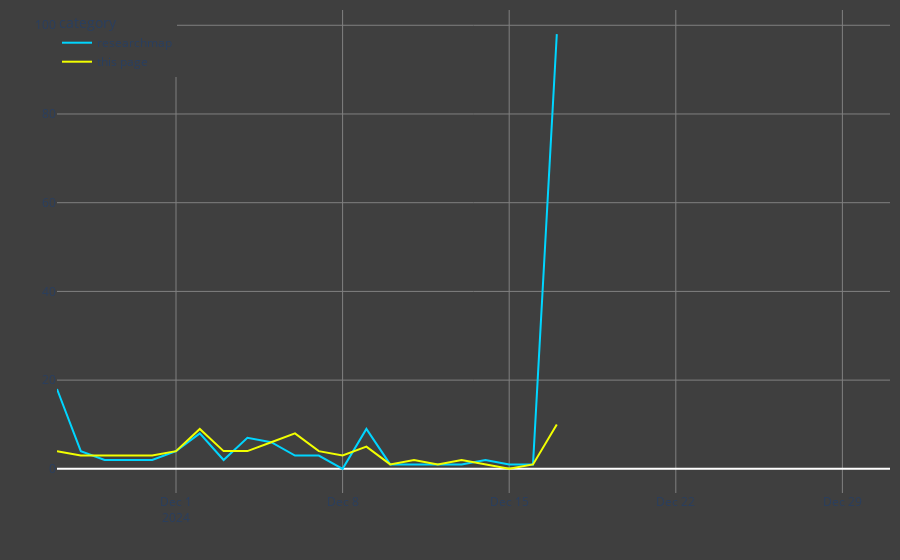

The notebook cell saved with this chart:
### Code cell
line = px.line(df, x='date', y='value', color = "category",
        color_discrete_map={'researchmap': '#00d5ff', 'this page': '#f2ff00'})
line.update_layout(margin=dict(l=10, r=10, t=10, b=10))
line.update_layout(
    legend=dict(
        x=0,  # x位置（0で左端）
        y=1,  # y位置（1で上端）
        traceorder='normal',  # 凡例アイテムの順番
        orientation='v'  # 縦方向で配置
    )
)
line.update_layout(
    yaxis=dict(
        showgrid=True,  # y軸の目盛り線を表示
        showticklabels=True,  # y軸の目盛りラベルを表示
    )
)
line.update_layout(
    plot_bgcolor="white",  # 描画領域の背景色を白
    paper_bgcolor="white",  # グラフ全体の背景色を白
    xaxis=dict(
        showgrid=True,  # 目盛り線を表示
        gridcolor="gray",  # x軸の目盛り線をグレーに設定
    ),
    yaxis=dict(
        showgrid=True,  # 目盛り線を表示
        gridcolor="gray",  # y軸の目盛り線をグレーに設定
    ),
    legend=dict(
        x=0,
        y=1,
        traceorder='normal',
        orientation='v'
    )
)

line.update_layout({"plot_bgcolor": "#3f3f3f",
                    "paper_bgcolor": "#3f3f3f"})

line.update_layout(
    xaxis_title='',  # x軸のラベルを空に
    yaxis_title=''   # y軸のラベルを空に
)

line

### Figure 1 — Plotly figure (JSON) as saved in the notebook; plotly's stock layout.template omitted (floating-point values rounded to 4 significant figures)
{"data": [{"hovertemplate": "category=researchmap<br>date=%{x}<br>value=%{y}<extra></extra>", "legendgroup": "researchmap", "line": {"color": "#00d5ff", "dash": "solid"}, "marker": {"symbol": "circle"}, "mode": "lines", "name": "researchmap", "orientation": "v", "showlegend": true, "type": "scatter", "x": ["2024-11-26T00:00:00", "2024-11-27T00:00:00", "2024-11-28T00:00:00", "2024-11-29T00:00:00", "2024-11-30T00:00:00", "2024-12-01T00:00:00", "2024-12-02T00:00:00", "2024-12-03T00:00:00", "2024-12-04T00:00:00", "2024-12-05T00:00:00", "2024-12-06T00:00:00", "2024-12-07T00:00:00", "2024-12-08T00:00:00", "2024-12-09T00:00:00", "2024-12-10T00:00:00", "2024-12-11T00:00:00", "2024-12-12T00:00:00", "2024-12-13T00:00:00", "2024-12-14T00:00:00", "2024-12-15T00:00:00", "2024-12-16T00:00:00", "2024-12-17T00:00:00", "2024-12-18T00:00:00", "2024-12-19T00:00:00", "2024-12-20T00:00:00", "2024-12-21T00:00:00", "2024-12-22T00:00:00", "2024-12-23T00:00:00", "2024-12-24T00:00:00", "2024-12-25T00:00:00", "2024-12-26T00:00:00", "2024-12-27T00:00:00", "2024-12-28T00:00:00", "2024-12-29T00:00:00", "2024-12-30T00:00:00", "2024-12-31T00:00:00"], "xaxis": "x", "y": [18, 4, 2, 2, 2, 4, 8, 2, 7, 6, 3, 3, 0, 9, 1, 1, 1, 1, 2, 1, 1, 98, null, null, null, null, null, null, null, null, null, null, null, null, null, null], "yaxis": "y"}, {"hovertemplate": "category=this page<br>date=%{x}<br>value=%{y}<extra></extra>", "legendgroup": "this page", "line": {"color": "#f2ff00", "dash": "solid"}, "marker": {"symbol": "circle"}, "mode": "lines", "name": "this page", "orientation": "v", "showlegend": true, "type": "scatter", "x": ["2024-11-26T00:00:00", "2024-11-27T00:00:00", "2024-11-28T00:00:00", "2024-11-29T00:00:00", "2024-11-30T00:00:00", "2024-12-01T00:00:00", "2024-12-02T00:00:00", "2024-12-03T00:00:00", "2024-12-04T00:00:00", "2024-12-05T00:00:00", "2024-12-06T00:00:00", "2024-12-07T00:00:00", "2024-12-08T00:00:00", "2024-12-09T00:00:00", "2024-12-10T00:00:00", "2024-12-11T00:00:00", "2024-12-12T00:00:00", "2024-12-13T00:00:00", "2024-12-14T00:00:00", "2024-12-15T00:00:00", "2024-12-16T00:00:00", "2024-12-17T00:00:00", "2024-12-18T00:00:00", "2024-12-19T00:00:00", "2024-12-20T00:00:00", "2024-12-21T00:00:00", "2024-12-22T00:00:00", "2024-12-23T00:00:00", "2024-12-24T00:00:00", "2024-12-25T00:00:00", "2024-12-26T00:00:00", "2024-12-27T00:00:00", "2024-12-28T00:00:00", "2024-12-29T00:00:00", "2024-12-30T00:00:00", "2024-12-31T00:00:00"], "xaxis": "x", "y": [4, 3, 3, 3, 3, 4, 9, 4, 4, 6, 8, 4, 3, 5, 1, 2, 1, 2, 1, 0, 1, 10, null, null, null, null, null, null, null, null, null, null, null, null, null, null], "yaxis": "y"}], "layout": {"legend": {"orientation": "v", "title": {"text": "category"}, "tracegroupgap": 0, "traceorder": "normal", "x": 0, "y": 1}, "margin": {"b": 10, "l": 10, "r": 10, "t": 10}, "paper_bgcolor": "#3f3f3f", "plot_bgcolor": "#3f3f3f", "xaxis": {"anchor": "y", "domain": [0, 1], "gridcolor": "gray", "showgrid": true, "title": {"text": ""}}, "yaxis": {"anchor": "x", "domain": [0, 1], "gridcolor": "gray", "showgrid": true, "showticklabels": true, "title": {"text": ""}}}}
